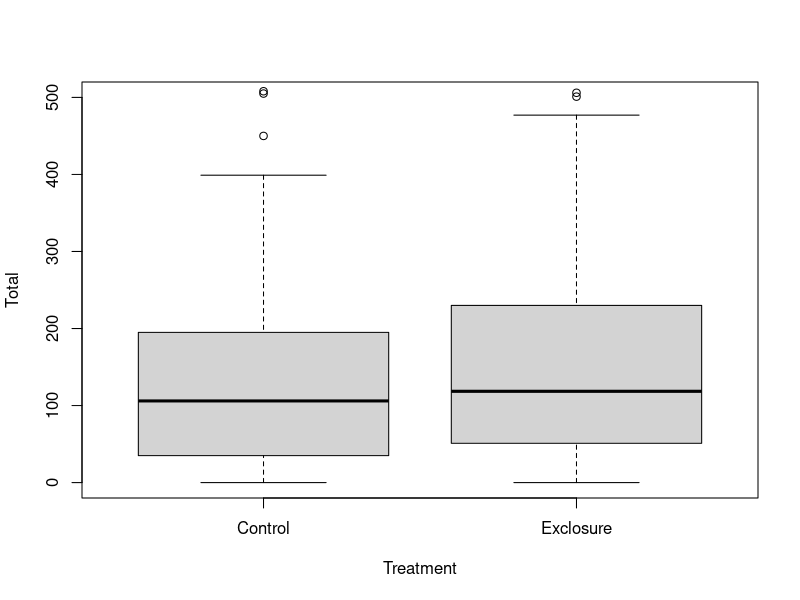
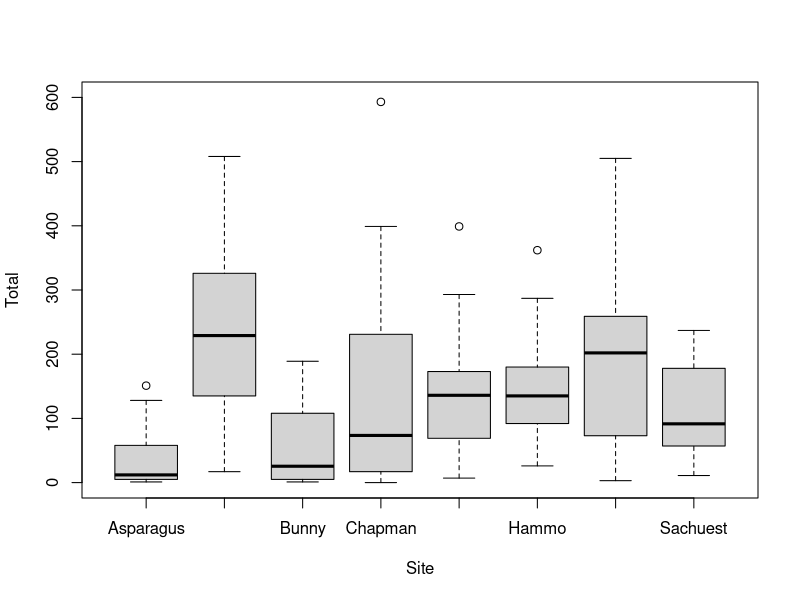
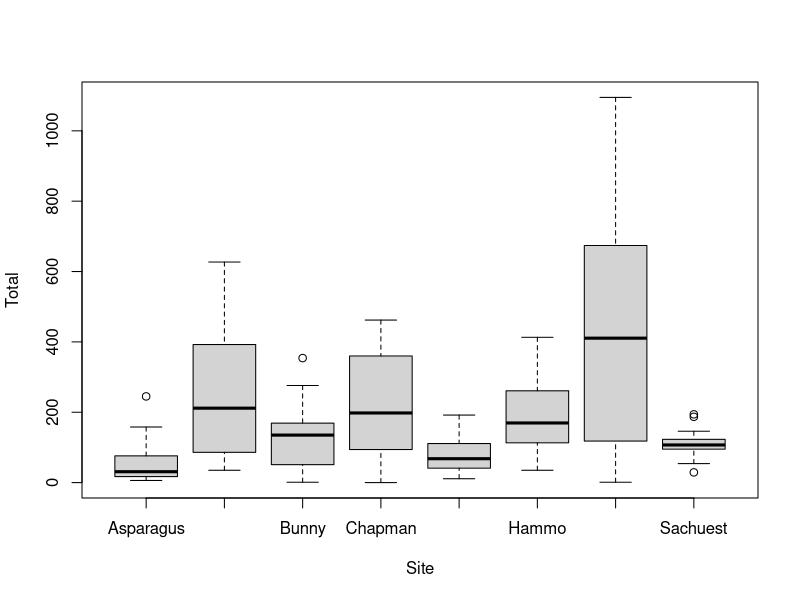

The R source for these figures, in order: (Note: this script raises an error after producing the figures.)
require(pracma)

#   1. ABUNDANCE EXPLORATION

#   --> I want to plot the effect of treatment type on abundance --> Boxplot
newabundance <-read.csv("./Cleaned Bird Data/cleanedabundance.csv")

head(newabundance)

boxplot(Total~Treatment, data = newabundance, ylim=c(0,500))

split_newabundance <- split(newabundance, newabundance$Treatment)
split_newabundance
control_samples <- split_newabundance[[1]]  # Contains only rows with "control" in the "group" column
treatment_samples <- split_newabundance[[2]]  # Contains only rows with "treatment1" in the "group" column

#   --> I want to explore the effect of site on abundance --> Boxplot
boxplot(Total~Site, data = control_samples,  ylim=c(0,600))
##Site DOES effect total control abundance
boxplot(Total~Site, data = treatment_samples)
##Site DOES effect total treatment abundance
# fits our assumptions for poisson distribution, 
#sites with higher mean have higher variation

#---------------------------------------------------------------------------------------------

#---> Hello Zach! Here is my code for producing the collective graphic that you were
#     suggesting I make but it keeps coming back with the response 
#     -- Error in plot.new() : figure margins too large


par(mfrow=c(13,1))
x.scale = range(control_samples$Total) #<-----What should I put here so that it will properly reflect the max and min values of the order abundances not the total
boxplot(Total~Orthoptera, data = control_samples, xlim=x.scale, xlab="")
boxplot(Total~Hemiptera, data = control_samples, xlim=x.scale,  xlab="")
boxplot(Total~Lepidoptera, data = control_samples, xlim=x.scale, xlab="")
boxplot(Total~Diptera, data = control_samples, xlim=x.scale, xlab="")
boxplot(Total~Hymenoptera, data = control_samples, xlim=x.scale, xlab="")
boxplot(Total~Coleoptera, data = control_samples, xlim=x.scale, xlab="")
boxplot(Total~Thysanoptera, data = control_samples, xlim=x.scale, xlab="")
boxplot(Total~Amphipoda, data = control_samples, xlim=x.scale, xlab="")
boxplot(Total~Snail, data = control_samples, xlim=x.scale, xlab="")
boxplot(Total~Isopoda, data = control_samples, xlim=x.scale, xlab="")
boxplot(Total~Spider, data = control_samples, xlim=x.scale, xlab="")
boxplot(Total~Pseudoscorpionida, data = control_samples, xlim=x.scale, xlab="")
boxplot(Total~Unknown, data = control_samples,xlim=x.scale,xlab="")

par(mfrow=c(13,1))
x.scale = range(treatment_samples$Total) #<-----What should I put here so that it will properly reflect the max and min values of the order abundances not the total
boxplot(Total~Orthoptera, data = treatment_samples, xlim=x.scale, xlab="")
boxplot(Total~Hemiptera, data = treatment_samples, xlim=x.scale,  xlab="")
boxplot(Total~Lepidoptera, data = treatment_samples, xlim=x.scale, xlab="")
boxplot(Total~Diptera, data = treatment_samples, xlim=x.scale, xlab="")
boxplot(Total~Hymenoptera, data = treatment_samples, xlim=x.scale, xlab="")
boxplot(Total~Coleoptera, data = treatment_samples, xlim=x.scale, xlab="")
boxplot(Total~Thysanoptera, data = treatment_samples, xlim=x.scale, xlab="")
boxplot(Total~Amphipoda, data = treatment_samples, xlim=x.scale, xlab="")
boxplot(Total~Snail, data = treatment_samples, xlim=x.scale, xlab="")
boxplot(Total~Isopoda, data = treatment_samples, xlim=x.scale, xlab="")
boxplot(Total~Spider, data = treatment_samples, xlim=x.scale, xlab="")
boxplot(Total~Pseudoscorpionida, data = treatment_samples, xlim=x.scale, xlab="")
boxplot(Total~Unknown, data = treatment_samples,xlim=x.scale,xlab="")

#---------------------------------------------------------------------------------------------

# --> Solar Days and the Period
boxplot(Total~Period, data = control_samples, ylim = c(0,600))
time.range = range(newabundance$SolarDay)
par(mfrow=c(1,2))
plot(Total~SolarDay, data = control_samples, col="black", ylim=c(0,600), xlim=time.range)
plot(Total~SolarDay, data = treatment_samples, col="black", ylim=c(0,800),xlim=time.range)

#To see how many samples were collected for every given time period
aggregate(control_samples$Total,by=list(control_samples$Period), FUN="length")
aggregate(treatment_samples$Total,by=list(treatment_samples$Period), FUN="length")

# unique(newabundance$Treatment)
# treat.effect <-unique(newabundance$Treatment)
# control <-treat.effect[c(1)]
# exclosure <-treat.effect[c(2)]

#Another Approach
# abundance.control<-newabundance[newabundance$treatment=="control",]
# abundance.treatment<-newabundance[newabundance$treatment=="exclosure",]



#   2. BIOMASS EXPLORATION

newbiomass <-read.csv("./Cleaned Bird Data/cleanedbiomass.csv")

#   --> I want to examine the effect of Site on Total --> Boxplot
par(mfrow=c(1,1))
boxplot(nthroot(Total.mass,n=3)~Site, data = newbiomass, ylim=c(0,1.5))

#   --> I want to examine the abundances of genus in controlled and enclosed environments --> boxplots


#   3. BODYSIZE EXPLORATION --> Currently this is Zach's Problem

newbodysize <-read.csv("./Cleaned Bird Data/cleanedbodysize.csv")

#   --> I want to examine the effect of treatment type on abundance


